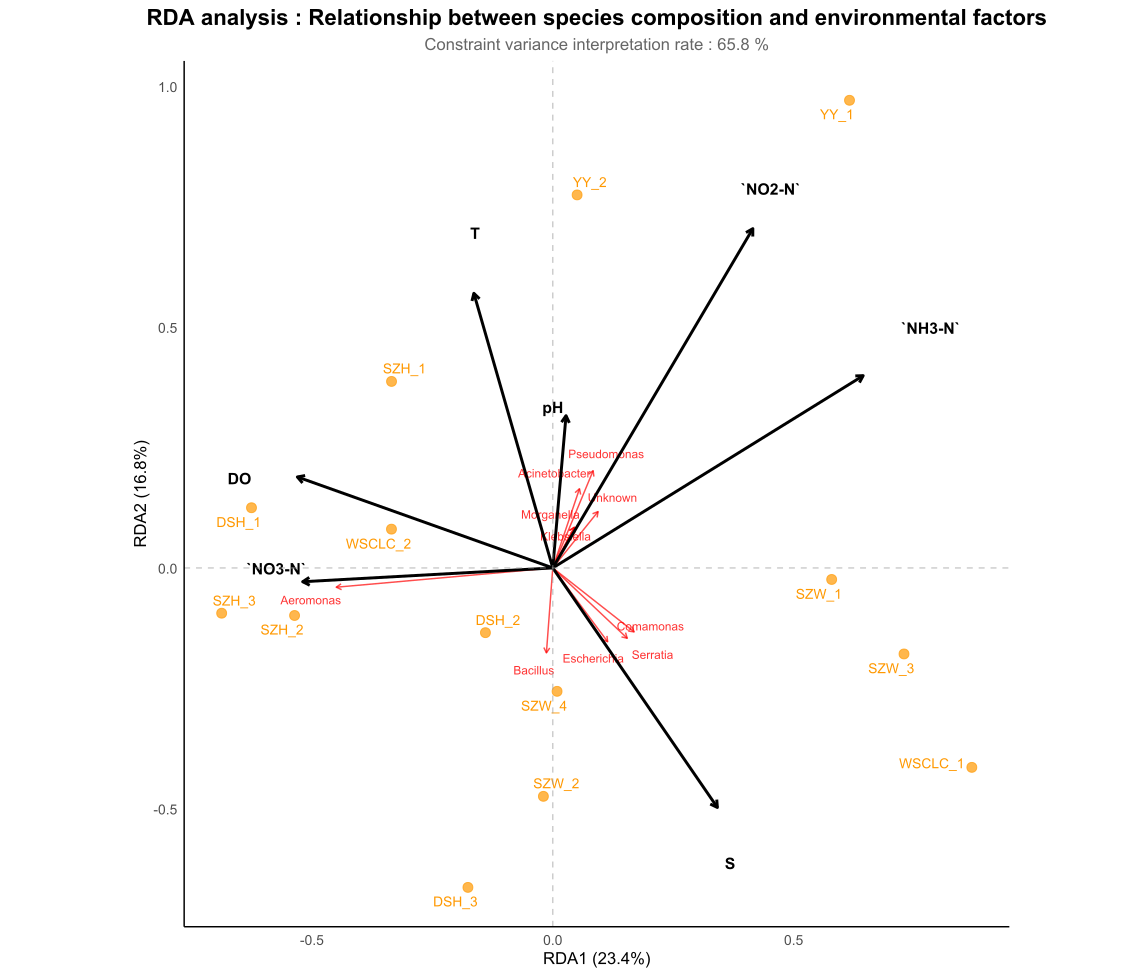

R code for this plot:
library(openxlsx)
library(vegan)
library(ggplot2)
library(ggrepel)

# 1. 读取数据
species <- read.xlsx("物种信息.xlsx", rowNames = TRUE)
env <- read.xlsx("理化因子.xlsx", rowNames = TRUE)

# 2. 预处理
common_samples <- intersect(rownames(species), rownames(env))
species <- species[common_samples, ]
env <- env[common_samples, ]
species_hell <- decostand(species, method = "hellinger")
env_scaled <- scale(env)

# 3. 执行 RDA
rda_result <- rda(species_hell ~ ., data = as.data.frame(env_scaled))

# 4. 提取得分
site_scores <- scores(rda_result, display = "sites", choices = 1:2)
species_scores <- scores(rda_result, display = "species", choices = 1:2, scaling = 2)

# 转换为数据框
sites_df <- as.data.frame(site_scores)
colnames(sites_df) <- c("RDA1", "RDA2")
sites_df$Sample <- rownames(sites_df)

species_df <- as.data.frame(species_scores)
colnames(species_df) <- c("RDA1", "RDA2")
species_df$Species <- rownames(species_df)

# 筛选重要的物种（在 ggplot 调用之前）
species_important <- species_df[abs(species_df$RDA1) > 0.1 | abs(species_df$RDA2) > 0.1, ]

# 获取环境因子坐标（从 RDA 对象中直接提取）
if(!is.null(rda_result$CCA$biplot)) {
  env_df <- as.data.frame(rda_result$CCA$biplot[, 1:2])
} else {
  # 尝试其他方法
  biplot_scores <- scores(rda_result, display = "bp", choices = 1:2)
  if(!is.null(biplot_scores)) {
    env_df <- as.data.frame(biplot_scores)
  } else {
    # 手动计算相关性作为环境因子坐标
    site_coords <- scores(rda_result, choices = 1:2, display = "wa")
    env_cor <- cor(env_scaled, site_coords)
    env_df <- as.data.frame(env_cor)
  }
}

colnames(env_df) <- c("RDA1", "RDA2")
env_df$Env <- rownames(env_df)

# 5. 创建 RDA 图
rda_plot <- ggplot() +
  # 样本点
  geom_point(data = sites_df, aes(x = RDA1, y = RDA2), size = 3, color = "#FF9800", alpha = 0.7) +
  geom_text_repel(data = sites_df, aes(x = RDA1, y = RDA2, label = Sample), 
                  size = 3.5, color = "#FF9800", max.overlaps = 20, 
                  box.padding = 0.3, point.padding = 0.3) +
  
  # 物种箭头（筛选后的重要物种）
  geom_segment(data = species_important, 
               aes(x = 0, y = 0, xend = RDA1*0.7, yend = RDA2*0.7),
               arrow = arrow(length = unit(0.15, "cm")), 
               color = "red", alpha = 0.7, linewidth = 0.5) +
  geom_text_repel(data = species_important, 
                  aes(x = RDA1*0.75, y = RDA2*0.75, label = Species),
                  size = 3, color = "red", max.overlaps = 30, alpha = 0.8,
                  box.padding = 0.2, point.padding = 0.2) +
  
  # 环境因子箭头
  geom_segment(data = env_df, 
               aes(x = 0, y = 0, xend = RDA1*0.9, yend = RDA2*0.9),
               arrow = arrow(length = unit(0.2, "cm")), 
               color = "black", linewidth = 1) +
  geom_text_repel(data = env_df, 
                  aes(x = RDA1*1.05, y = RDA2*1.05, label = Env),
                  size = 4, color = "black", fontface = "bold", 
                  box.padding = 0.4, point.padding = 0.4) +
  
  # 添加坐标轴和原点
  geom_hline(yintercept = 0, linetype = "dashed", color = "gray60", alpha = 0.5) +
  geom_vline(xintercept = 0, linetype = "dashed", color = "gray60", alpha = 0.5) +
  
  # 添加标签
  labs(
    title = "RDA analysis : Relationship between species composition and environmental factors",
    subtitle = paste("Constraint variance interpretation rate :", 
                     round(100 * rda_result$CCA$tot.chi / rda_result$tot.chi, 1), "%"),
    x = paste("RDA1 (", round(100 * summary(rda_result)$cont$importance[2, 1], 1), "%)", sep = ""),
    y = paste("RDA2 (", round(100 * summary(rda_result)$cont$importance[2, 2], 1), "%)", sep = "")
  ) +
  
  # 主题设置
  theme_minimal() +
  theme(
    plot.title = element_text(hjust = 0.5, size = 16, face = "bold"),
    plot.subtitle = element_text(hjust = 0.5, size = 12, color = "gray40"),
    panel.grid = element_blank(),
    axis.line = element_line(color = "black"),
    axis.text = element_text(size = 10),
    axis.title = element_text(size = 12),
    legend.position = "none"
  ) +
  coord_fixed(ratio = 1)

# 显示图形
print(rda_plot)

# 6. 保存图形（可选）
# ggsave("RDA_plot.png", rda_plot, width = 10, height = 8, dpi = 300)

# 7. 统计检验
cat("\n=== RDA 整体显著性检验 ===\n")
anova_result <- anova(rda_result, permutations = 999)
print(anova_result)

cat("\n=== RDA 各轴显著性检验 ===\n")
anova_axis <- anova(rda_result, by = "axis", permutations = 999)
print(anova_axis)

# 8. 查看环境因子与RDA轴的相关性
cat("\n=== 环境因子与RDA轴相关性 ===\n")
site_coords <- scores(rda_result, choices = 1:2, display = "sites")
env_cor <- cor(env_scaled, site_coords)
print(round(env_cor, 3))

# 9. 查看物种与环境因子的相关性
cat("\n=== 重要物种与环境因子相关性 ===\n")
# 提取前5个重要物种
top_species <- names(sort(rowSums(abs(species_scores)), decreasing = TRUE)[1:5])
species_cor <- cor(species[, top_species], env_scaled)
print(round(species_cor, 3))
